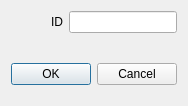
<?xml version="1.0" encoding="UTF-8"?>
<ui version="4.0">
 <class>RemoveJournalRowDialog</class>
 <widget class="QDialog" name="RemoveJournalRowDialog">
  <property name="geometry">
   <rect>
    <x>0</x>
    <y>0</y>
    <width>184</width>
    <height>106</height>
   </rect>
  </property>
  <property name="windowTitle">
   <string>Remove Journa lRow</string>
  </property>
  <layout class="QVBoxLayout" name="verticalLayout">
   <item>
    <layout class="QHBoxLayout" name="horizontalLayout_2">
     <item>
      <spacer name="horizontalSpacer_8">
       <property name="orientation">
        <enum>Qt::Horizontal</enum>
       </property>
       <property name="sizeHint" stdset="0">
        <size>
         <width>40</width>
         <height>20</height>
        </size>
       </property>
      </spacer>
     </item>
     <item>
      <widget class="QLabel" name="idLbl">
       <property name="sizePolicy">
        <sizepolicy hsizetype="Minimum" vsizetype="Minimum">
         <horstretch>0</horstretch>
         <verstretch>0</verstretch>
        </sizepolicy>
       </property>
       <property name="text">
        <string>ID</string>
       </property>
      </widget>
     </item>
     <item>
      <widget class="QLineEdit" name="idLine">
       <property name="sizePolicy">
        <sizepolicy hsizetype="Fixed" vsizetype="Fixed">
         <horstretch>0</horstretch>
         <verstretch>0</verstretch>
        </sizepolicy>
       </property>
      </widget>
     </item>
    </layout>
   </item>
   <item>
    <spacer name="verticalSpacer">
     <property name="orientation">
      <enum>Qt::Vertical</enum>
     </property>
     <property name="sizeType">
      <enum>QSizePolicy::Expanding</enum>
     </property>
     <property name="sizeHint" stdset="0">
      <size>
       <width>20</width>
       <height>40</height>
      </size>
     </property>
    </spacer>
   </item>
   <item>
    <widget class="QDialogButtonBox" name="buttonBox">
     <property name="orientation">
      <enum>Qt::Horizontal</enum>
     </property>
     <property name="standardButtons">
      <set>QDialogButtonBox::Cancel|QDialogButtonBox::Ok</set>
     </property>
    </widget>
   </item>
   <item>
    <spacer name="verticalSpacer_2">
     <property name="orientation">
      <enum>Qt::Vertical</enum>
     </property>
     <property name="sizeType">
      <enum>QSizePolicy::Fixed</enum>
     </property>
     <property name="sizeHint" stdset="0">
      <size>
       <width>20</width>
       <height>10</height>
      </size>
     </property>
    </spacer>
   </item>
  </layout>
 </widget>
 <resources/>
 <connections>
  <connection>
   <sender>buttonBox</sender>
   <signal>accepted()</signal>
   <receiver>RemoveJournalRowDialog</receiver>
   <slot>accept()</slot>
   <hints>
    <hint type="sourcelabel">
     <x>227</x>
     <y>177</y>
    </hint>
    <hint type="destinationlabel">
     <x>157</x>
     <y>212</y>
    </hint>
   </hints>
  </connection>
  <connection>
   <sender>buttonBox</sender>
   <signal>rejected()</signal>
   <receiver>RemoveJournalRowDialog</receiver>
   <slot>reject()</slot>
   <hints>
    <hint type="sourcelabel">
     <x>253</x>
     <y>183</y>
    </hint>
    <hint type="destinationlabel">
     <x>262</x>
     <y>212</y>
    </hint>
   </hints>
  </connection>
 </connections>
</ui>
